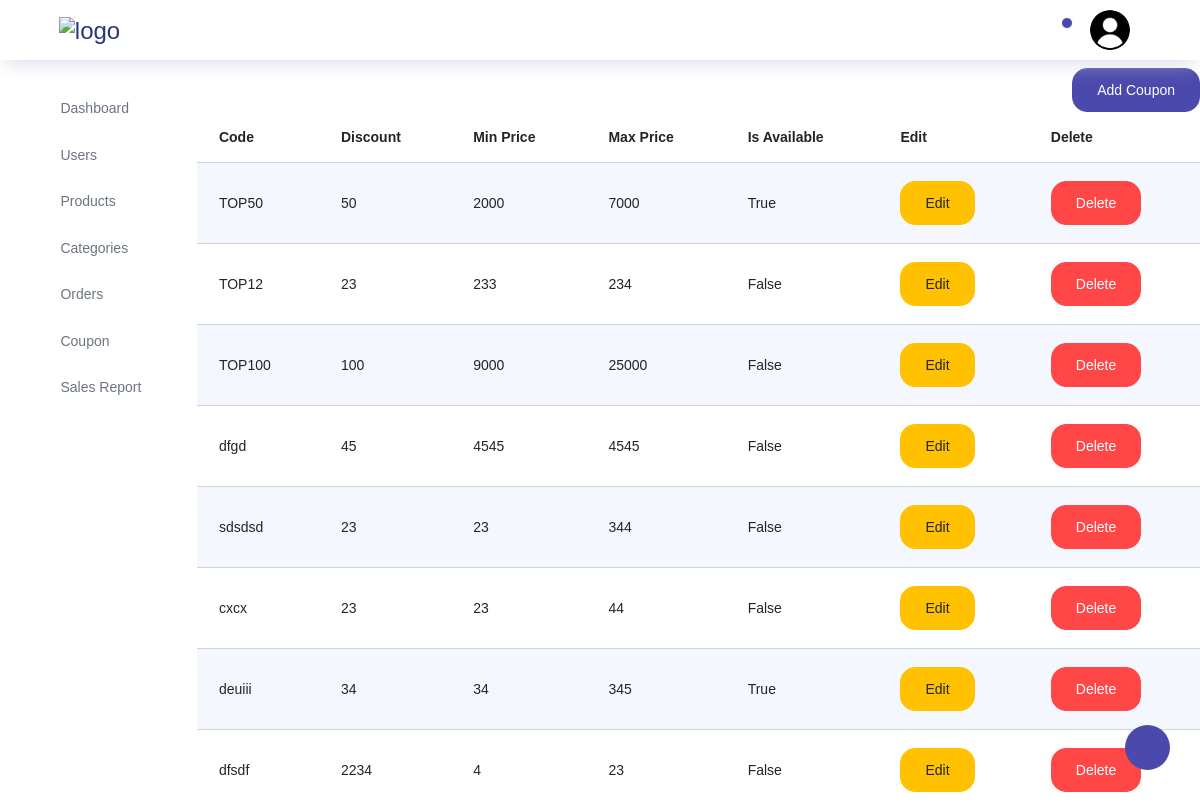
Page /storeadmin/coupon/ on the committed database.
### store/models.py (models this page shows)
class Coupon(models.Model):
    code=models.CharField(max_length=200,unique=True)
    discount_percentage=models.PositiveIntegerField()
    minprice=models.PositiveIntegerField()
    maxprice=models.PositiveIntegerField()
    isavailable=models.BooleanField(default=True)

### storeadmin/views.py (the view)
# urls.py: path("coupon/",views.coupon,name="coupon"),
def coupon(request):
    couponobjs=Coupon.objects.all()
    return render(request,"storeadmin/coupons/coupons.html",{"couponobjs":couponobjs})

### storeadmin/templates/storeadmin/coupons/coupons.html (shortened to what this page needs)
{% extends 'storeadmin/index.html' %}
{% block content %}
<div class="container">
    <div class="row justify-content-end">
      <a href="{% url 'addcoupon' %}">
        <button class="btn add-product-btn btn-primary mt-2">Add Coupon</button>
      </a>
    </div>
    <div class="row">
      <table class="table table-striped">
        <thead>
          <tr>
            <th>Code</th>
            <th>Discount</th>
            <th>Min Price</th>
            <th>Max Price</th>
            <th>Is Available</th>
            <th>Edit</th>
            <th>Delete</th>
          </tr>
        </thead>
        <tbody>
          {% for item in couponobjs %}
          <tr>
            <td>{{ item.code }}</td>
            <td>{{ item.discount_percentage }}</td>
            <td>{{ item.minprice }}</td>
            <td>{{ item.maxprice }}</td>
            <td>{{ item.isavailable }}</td>
            <td>
              <a href="">
                <button class="btn edit-btn btn-warning">Edit</button>
              </a>
            </td>
            <td>
              <button  type="button" class="btn delete-btn btn-danger" data-category-id="{{ item.id }}">Delete</button>
            </td>
          </tr>
          {% endfor %}
        </tbody>
      </table>
    </div>
  </div>
</div>
{% endblock content %}

### rows in the picture
Coupon: code "TOP50", discount_percentage "50", minprice "2000", maxprice "7000", isavailable "True"
Coupon: code "TOP12", discount_percentage "23", minprice "233", maxprice "234", isavailable "False"
Coupon: code "TOP100", discount_percentage "100", minprice "9000", maxprice "25000", isavailable "False"
Coupon: code "dfgd", discount_percentage "45", minprice "4545", maxprice "4545", isavailable "False"
Coupon: code "sdsdsd", discount_percentage "23", minprice "23", maxprice "344", isavailable "False"
Coupon: code "cxcx", discount_percentage "23", minprice "23", maxprice "44", isavailable "False"
Coupon: code "deuiii", discount_percentage "34", minprice "34", maxprice "345", isavailable "True"
Coupon: code "dfsdf", discount_percentage "2234", minprice "4", maxprice "23", isavailable "False"
